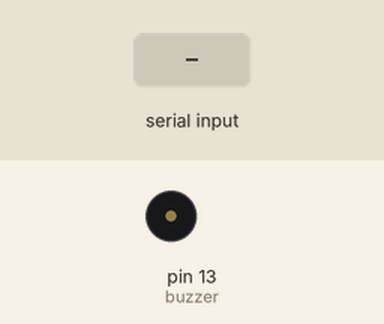
Bench run of a sketch on a simulated Arduino Uno, built with avr-gcc and run on an emulated ATmega328P. Shown: buzzer (waves = sounding). The test bench sets the inputs (shaded band).

Above: at 1.2 s.
1.3 s: "90,45\n" received over Serial
At 2.1 s:
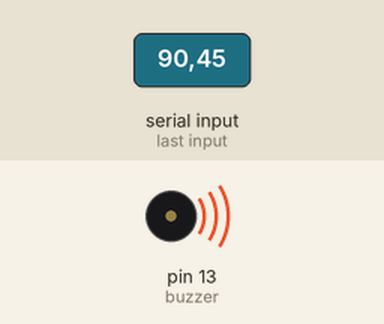
Timing chart, 0 to 4.3 s (numbered marks = the images above; inputs shaded):
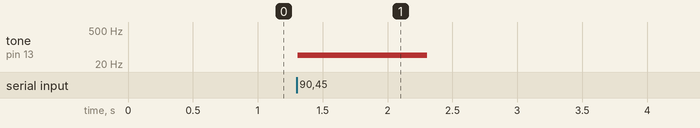

Measured:
- after the input at 1.3 s, tone on pin 13 (buzzer): silent → 45 Hz at once, → silent 1.0 s later

The sketch:

code1.ino
```cpp
/*
TP 2 Exercice 2
*/
#include "pitches.h" // pour utiliser la fonction tone

const byte buzzer = 13; //don't use '#define' for pin allocations. It can lead to errors. Use 'const byte'.

void setup() {
  Serial.begin(9600);  // Start serial Serial at 9600 baud
  pinMode(buzzer, OUTPUT);
}

void loop()
{
    if (Serial.available()>0)
    {
        int buzzer_freq = Serial.parseInt(); // on récupère une valeur de frequence en entrer
        //Serial.println(buzzer_freq);
        tone(buzzer, buzzer_freq); // on change la fréquence du buzzer(le son) par celui entré
    }
}
```
